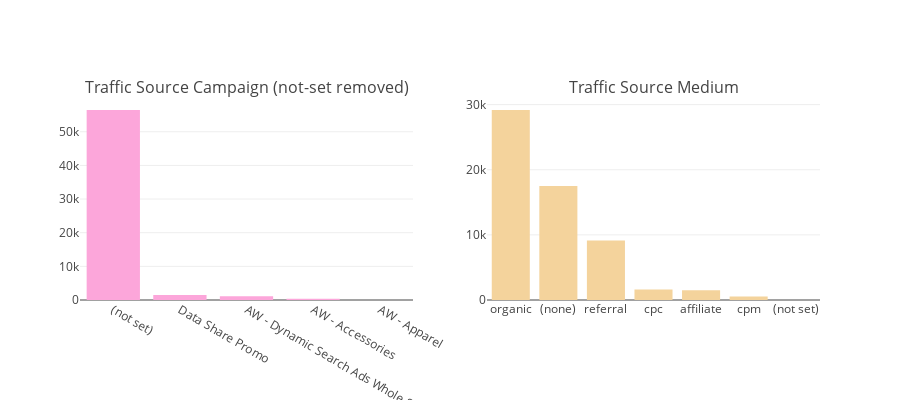

The code cell stored with this chart in its notebook:
### Code cell
fig = tools.make_subplots(rows=1, cols=2,subplot_titles=["Traffic Source Campaign (not-set removed)", "Traffic Source Medium"], print_grid=False)
 
colors = ["#d6a5ff", "#fca6da", "#f4d39c", "#a9fcca"]
t1 = train["trafficSource_campaign"].value_counts()
t2 = train["trafficSource_medium"].value_counts()

tr1 = go.Bar(x = t1.index, y = t1.values, marker=dict(color=colors[1]))
tr2 = go.Bar(x = t2.index, y = t2.values, marker=dict(color=colors[2]))

fig.append_trace(tr1, 1, 1)
fig.append_trace(tr2, 1, 2)


fig['layout'].update(height=400, margin=dict(b=100), showlegend=False)
iplot(fig)

### Figure 1 — Plotly figure (JSON) as saved in the notebook; plotly's stock layout.template omitted (floating-point values rounded to 4 significant figures)
{"data": [{"marker": {"color": "#fca6da"}, "type": "bar", "uid": "46bd3d08-b3ce-4f24-9fd5-82a12feae938", "x": ["(not set)", "Data Share Promo", "AW - Dynamic Search Ads Whole Site", "AW - Accessories", "AW - Apparel"], "xaxis": "x", "y": [56464, 1505, 1118, 392, 2], "yaxis": "y"}, {"marker": {"color": "#f4d39c"}, "type": "bar", "uid": "73037cf7-1d14-46d3-9ad9-036f788cc8ed", "x": ["organic", "(none)", "referral", "cpc", "affiliate", "cpm", "(not set)"], "xaxis": "x2", "y": [29174, 17495, 9153, 1597, 1505, 556, 1], "yaxis": "y2"}], "layout": {"annotations": [{"font": {"size": 16}, "showarrow": false, "text": "Traffic Source Campaign (not-set removed)", "x": 0.225, "xanchor": "center", "xref": "paper", "y": 1, "yanchor": "bottom", "yref": "paper"}, {"font": {"size": 16}, "showarrow": false, "text": "Traffic Source Medium", "x": 0.775, "xanchor": "center", "xref": "paper", "y": 1, "yanchor": "bottom", "yref": "paper"}], "height": 400, "margin": {"b": 100}, "showlegend": false, "xaxis": {"anchor": "y", "domain": [0, 0.45]}, "xaxis2": {"anchor": "y2", "domain": [0.55, 1]}, "yaxis": {"anchor": "x", "domain": [0, 1]}, "yaxis2": {"anchor": "x2", "domain": [0, 1]}}}
